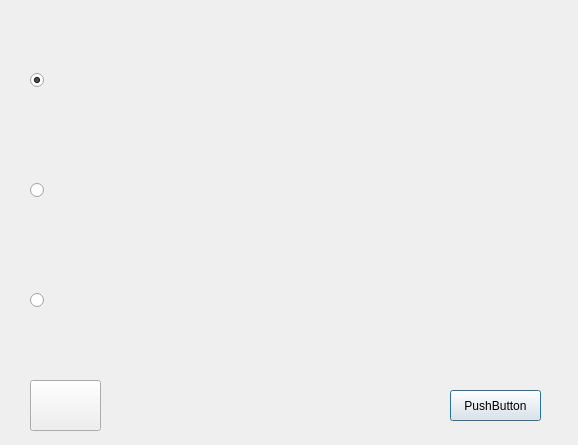
<?xml version="1.0" encoding="UTF-8"?>
<ui version="4.0">
 <class>selecp</class>
 <widget class="QDialog" name="selecp">
  <property name="geometry">
   <rect>
    <x>0</x>
    <y>0</y>
    <width>578</width>
    <height>445</height>
   </rect>
  </property>
  <property name="windowTitle">
   <string>Dialog</string>
  </property>
  <property name="styleSheet">
   <string notr="true">border-image: url(:/universidad_de_antioquia_2_0.jpg);</string>
  </property>
  <widget class="QRadioButton" name="radioButton">
   <property name="geometry">
    <rect>
     <x>30</x>
     <y>30</y>
     <width>100</width>
     <height>100</height>
    </rect>
   </property>
   <property name="cursor">
    <cursorShape>PointingHandCursor</cursorShape>
   </property>
   <property name="styleSheet">
    <string notr="true">border-image: url(:/oie_transparent.png);</string>
   </property>
   <property name="text">
    <string/>
   </property>
   <property name="checked">
    <bool>true</bool>
   </property>
  </widget>
  <widget class="QRadioButton" name="radioButton_2">
   <property name="geometry">
    <rect>
     <x>30</x>
     <y>140</y>
     <width>100</width>
     <height>100</height>
    </rect>
   </property>
   <property name="cursor">
    <cursorShape>PointingHandCursor</cursorShape>
   </property>
   <property name="styleSheet">
    <string notr="true">border-image: url(:/arte.png);</string>
   </property>
   <property name="text">
    <string/>
   </property>
  </widget>
  <widget class="QRadioButton" name="radioButton_3">
   <property name="geometry">
    <rect>
     <x>30</x>
     <y>250</y>
     <width>100</width>
     <height>100</height>
    </rect>
   </property>
   <property name="cursor">
    <cursorShape>PointingHandCursor</cursorShape>
   </property>
   <property name="styleSheet">
    <string notr="true">border-image: url(:/esmad.png);</string>
   </property>
   <property name="text">
    <string/>
   </property>
  </widget>
  <widget class="QPushButton" name="pushButton">
   <property name="geometry">
    <rect>
     <x>450</x>
     <y>390</y>
     <width>91</width>
     <height>31</height>
    </rect>
   </property>
   <property name="styleSheet">
    <string notr="true">border-image: url(:/transparnt.png);</string>
   </property>
   <property name="text">
    <string>PushButton</string>
   </property>
  </widget>
  <widget class="QPushButton" name="pushButton_2">
   <property name="geometry">
    <rect>
     <x>30</x>
     <y>380</y>
     <width>71</width>
     <height>51</height>
    </rect>
   </property>
   <property name="styleSheet">
    <string notr="true">border-image: url(:/back1.png);</string>
   </property>
   <property name="text">
    <string/>
   </property>
   <property name="flat">
    <bool>false</bool>
   </property>
  </widget>
  <widget class="QLabel" name="label">
   <property name="geometry">
    <rect>
     <x>250</x>
     <y>220</y>
     <width>171</width>
     <height>171</height>
    </rect>
   </property>
   <property name="styleSheet">
    <string notr="true">border-image: url(:/transparnt.png);</string>
   </property>
   <property name="text">
    <string/>
   </property>
  </widget>
 </widget>
 <resources/>
 <connections/>
</ui>
